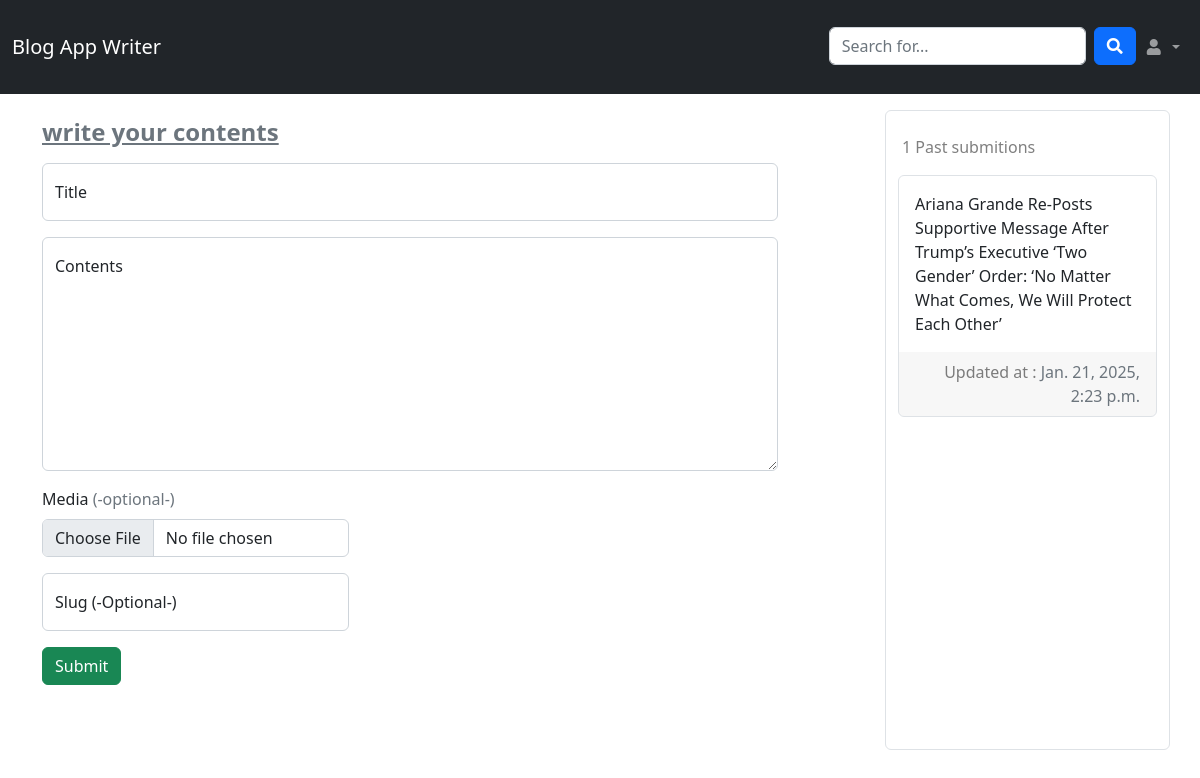
/writter/ (signed in), run on the app's committed database.
### writter/models.py (models this page shows, shortened)
class Post(models.Model):
	title = models.CharField(max_length=255)
	content = models.TextField()
	images = models.ImageField(upload_to='uploads/images/', blank=True)
	author = models.ForeignKey(User, on_delete=models.CASCADE)
	created_at = models.DateTimeField(auto_now_add=True)
	updated_at = models.DateTimeField(auto_now=True)
	slug = models.SlugField(unique=True, blank=True)
	status = models.BooleanField(default=True)

### writter/views.py (the view, shortened to what this page needs)
# urls.py: path('', WriterHome.as_view(), name='creator_home'),
class WriterHome(View):
	def get(self, request):
		blogs = Post.objects.filter(author=request.user)
		return render(request, 'writer/index.html', {'form': BlogForm(), 'blogs': blogs})

### writter/forms.py
class BlogForm(forms.ModelForm):
	class Meta:
		model = Post
		fields = ['title', 'content', 'images', 'slug']
		widgets = {
			'title': forms.TextInput(attrs={'class': 'form-control', 'placeholder': "Title", "id": "id_title"}),
			'content': forms.Textarea(
				attrs={'class': 'form-control h-auto', 'placeholder': "Content", "id": "id_content"}),
			'images': forms.FileInput(attrs={
				'class': 'form-control', 'placeholder': "images", "id": "id_image"
			}),
			'slug': forms.TextInput(
				attrs={'class': 'form-control', 'placeholder': "slug", "id": "id_slug", 'maxlength': '50'}),
		}
		labels = {
			'title': "Title",
			'content': "Contents",
			'images': 'Image',
			'slug': "Slug (-Optional-)",
		}

### writter/templates/writer/index.html (shortened to what this page needs)
<!DOCTYPE html>
<html lang="en">
<head>
  <link href="https://cdn.jsdelivr.net/npm/bootstrap@5.2.3/dist/css/bootstrap.min.css" rel="stylesheet"
>
  <link rel="stylesheet" href="https://cdnjs.cloudflare.com/ajax/libs/font-awesome/5.15.2/css/all.min.css" />
</head>
<body class="">
  <nav class="navbar navbar-expand-lg navbar-dark bg-dark">
    <div class="container-fluid">
      <a class="navbar-brand py-5 py-md-4" href="{% url 'creator_home' %}">Blog App Writer</a>
      <div class="collapse navbar-collapse" id="navbarNav">
        <ul class="navbar-nav ms-auto">
          <li class="nav-item">
            <form class="d-flex">
              <input class="form-control me-2" type="search" placeholder="Search for..." aria-label="Search">
              <button class="btn btn-primary" type="submit" title="SUBMIT"><i class="fas fa-search"></i></button>
            </form>
          </li>
          <li class="nav-item dropdown">
            <a class="nav-link dropdown-toggle" id="navbarDropdown" href="#" role="button" data-bs-toggle="dropdown"
              aria-expanded="false">
              <i class="fas fa-user fa-fw"></i>
            </a>
          </li>
        </ul>
      </div>
    </div>
  </nav>
  {% block content %}
  <div class="container mt-3">
    <div class="row justify-content-between">
      <div class="col-md-8">
        <h1 class="text-start h4 py-2 text-lowercase fw-semibold text-muted text-decoration-underline">Write your contents </h1>
        <form method="POST" enctype="multipart/form-data">
          <div class="form-floating mb-3">
            {{ form.title }}
            <label for="id_title">Title</label>
          </div>
          <div class="form-floating mb-3">
            {{ form.content }}
            <label for="id_content">Contents</label>
          </div>
          <div class="mb-3 col-md-5">
            <label for="id_image" class="form-label">Media <span class="text-muted">(-optional-)</span></label>
            {{ form.images }}
          </div>
          <div class="form-floating mb-3 col-md-5">
            {{ form.slug }}
            <label for="id_slug">Slug (-Optional-)</label>
          </div>
          <button type="submit" class="btn btn-success">Submit</button>
        </form>
      </div>
      <div class="col-md-3 hh d-flex flex-column justify-content-start border rounded py-2 overflow-auto">
        <div class="py-3 ps-1 text-black-50">{{blogs.count}} Past submitions</div>
        {% for i in blogs %}
        <div class="card mb-2 border">
          <div class="card-body">
            {{i.title}}
          </div>
          <div class="card-footer text-end border-0">
            <div class="text-muted fs-6">
              <span class="text-black-50">Updated at : </span>{{i.updated_at}}
            </div>
          </div>
        </div>
        {% endfor %}
      </div>
    </div>
  </div>
  {% endblock %}
</body>
</html>

### writter/templates/writer/index.html (style rules this page uses)
.hh { height: 80vh; }

### data on the page
Post: title "Ariana Grande Re-Posts Supportive Message After Trump’s Executive ‘Two Gender’ Order: ‘No Matter What Comes, We Will Protect Each Other’", updated_at "Jan. 21, 2025, 2:23 p.m."

### other printed values
{{ blogs.count }} "1"
